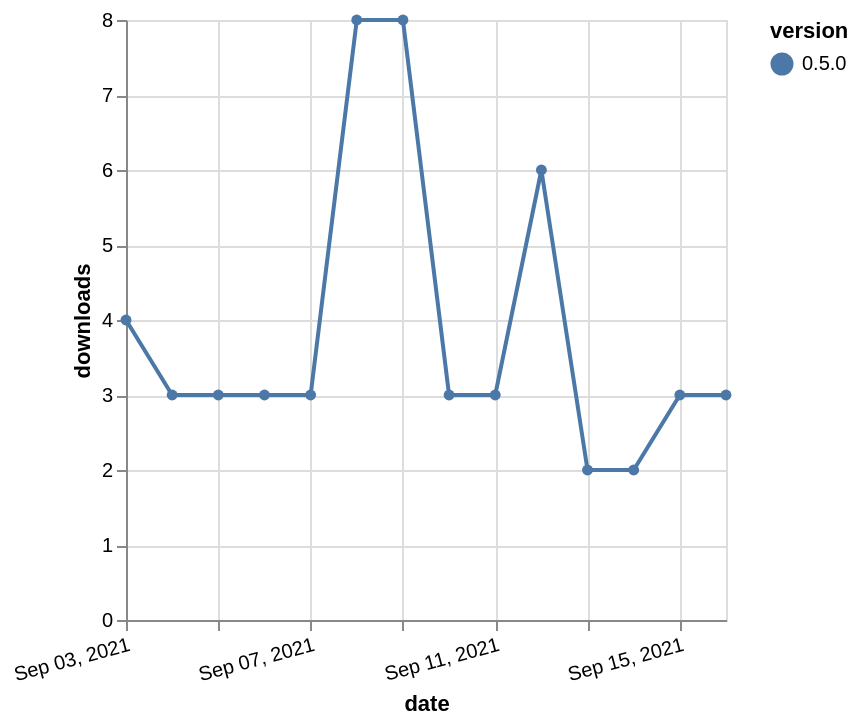

The Vega-Lite source for this figure:
### Vega-Lite specification from a JSON file in a GitHub repository (floating-point values rounded to 4 significant figures)
{"$schema": "https://vega.github.io/schema/vega-lite/v5.json", "description": "A simple bar chart with embedded data.", "data": {"values": [{"date": "2021-09-03", "total": 15409, "delta": 4, "version": "0.5.0"}, {"date": "2021-09-04", "total": 15412, "delta": 3, "version": "0.5.0"}, {"date": "2021-09-05", "total": 15415, "delta": 3, "version": "0.5.0"}, {"date": "2021-09-06", "total": 15418, "delta": 3, "version": "0.5.0"}, {"date": "2021-09-07", "total": 15421, "delta": 3, "version": "0.5.0"}, {"date": "2021-09-08", "total": 15429, "delta": 8, "version": "0.5.0"}, {"date": "2021-09-09", "total": 15437, "delta": 8, "version": "0.5.0"}, {"date": "2021-09-10", "total": 15440, "delta": 3, "version": "0.5.0"}, {"date": "2021-09-11", "total": 15443, "delta": 3, "version": "0.5.0"}, {"date": "2021-09-12", "total": 15449, "delta": 6, "version": "0.5.0"}, {"date": "2021-09-13", "total": 15451, "delta": 2, "version": "0.5.0"}, {"date": "2021-09-14", "total": 15453, "delta": 2, "version": "0.5.0"}, {"date": "2021-09-15", "total": 15456, "delta": 3, "version": "0.5.0"}, {"date": "2021-09-16", "total": 15459, "delta": 3, "version": "0.5.0"}]}, "width": "container", "mark": {"type": "line", "point": {"filled": true}}, "encoding": {"x": {"field": "date", "type": "temporal", "timeUnit": "yearmonthdate", "title": "date", "axis": {"labelAngle": -15}}, "y": {"field": "delta", "type": "quantitative", "title": "downloads"}, "color": {"field": "version", "type": "nominal"}, "tooltip": {"field": "delta"}}}
